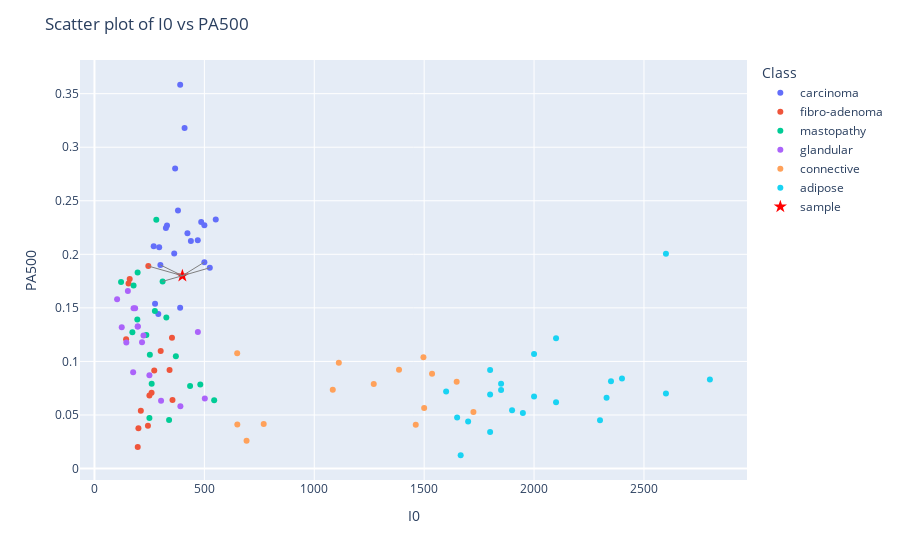

Write notebook code for a chart like this one.
### Code cell
# 4. create scatter plot
fig = px.scatter(df_plot, x='I0', y='PA500', color='Class', color_continuous_scale='viridis')
fig.update_layout(title='Scatter plot of I0 vs PA500', xaxis_title='I0', yaxis_title='PA500')

# 5. highlight the sample point
fig.add_trace(go.Scatter(x=sample['I0'], y=sample['PA500'], mode='markers', marker=dict(symbol='star', size=10, color='red'), name='sample'))

# 6. create line segments to the nearest neighbors
for i, neighbor in df.loc[index_nearest].iterrows():
    fig.add_shape(
        type='line',
        x0=sample['I0'].values[0], y0=sample['PA500'].values[0],
        x1=neighbor['I0'], y1=neighbor['PA500'],
        line=dict(color='grey', width=1, dash='solid')
    )
fig.show()

### Figure 1 — Plotly figure (JSON) as saved in the notebook; plotly's stock layout.template omitted (floating-point values rounded to 4 significant figures)
{"data": [{"hovertemplate": "Class=carcinoma<br>I0=%{x}<br>PA500=%{y}<extra></extra>", "legendgroup": "carcinoma", "marker": {"color": "#636efa", "symbol": "circle"}, "mode": "markers", "name": "carcinoma", "orientation": "v", "showlegend": true, "type": "scatter", "x": [524.8, 330.0, 551.9, 380.0, 362.8, 389.9, 290.5, 275.7, 470.0, 423.0, 410.0, 500.0, 438.8, 366.9, 485.7, 390.0, 269.5, 300.0, 325.0, 294.5, 500.0], "xaxis": "x", "y": [0.1874, 0.2269, 0.2325, 0.2409, 0.2007, 0.1501, 0.1442, 0.1539, 0.2131, 0.2196, 0.3178, 0.2272, 0.2124, 0.2801, 0.2302, 0.3583, 0.2075, 0.1901, 0.2246, 0.2066, 0.1927], "yaxis": "y"}, {"hovertemplate": "Class=fibro-adenoma<br>I0=%{x}<br>PA500=%{y}<extra></extra>", "legendgroup": "fibro-adenoma", "marker": {"color": "#EF553B", "symbol": "circle"}, "mode": "markers", "name": "fibro-adenoma", "orientation": "v", "showlegend": true, "type": "scatter", "x": [211.0, 196.9, 245.0, 352.7, 243.3, 259.9, 250.0, 200.0, 355.0, 272.0, 341.6, 160.3, 301.3, 155.0, 144.0], "xaxis": "x", "y": [0.05393, 0.02007, 0.189, 0.122, 0.03997, 0.07069, 0.06807, 0.0377, 0.06405, 0.09146, 0.09198, 0.177, 0.1098, 0.1728, 0.1206], "yaxis": "y"}, {"hovertemplate": "Class=mastopathy<br>I0=%{x}<br>PA500=%{y}<extra></extra>", "legendgroup": "mastopathy", "marker": {"color": "#00cc96", "symbol": "circle"}, "mode": "markers", "name": "mastopathy", "orientation": "v", "showlegend": true, "type": "scatter", "x": [178.0, 195.0, 435.1, 250.0, 339.5, 236.0, 481.5, 252.0, 172.5, 121.0, 196.4, 370.4, 260.3, 544.7, 310.0, 275.0, 281.3, 327.0], "xaxis": "x", "y": [0.1709, 0.1391, 0.07697, 0.04712, 0.04538, 0.1246, 0.07854, 0.1061, 0.1272, 0.1742, 0.1829, 0.1047, 0.07906, 0.0637, 0.1747, 0.1471, 0.2323, 0.141], "yaxis": "y"}, {"hovertemplate": "Class=glandular<br>I0=%{x}<br>PA500=%{y}<extra></extra>", "legendgroup": "glandular", "marker": {"color": "#ab63fa", "symbol": "circle"}, "mode": "markers", "name": "glandular", "orientation": "v", "showlegend": true, "type": "scatter", "x": [470.5, 223.0, 152.0, 303.0, 250.0, 197.0, 197.0, 216.4, 178.0, 185.0, 391.0, 502.0, 176.0, 145.0, 124.1, 103.0], "xaxis": "x", "y": [0.1274, 0.1241, 0.1658, 0.06336, 0.08709, 0.1326, 0.1326, 0.1178, 0.1496, 0.1497, 0.05812, 0.06528, 0.08988, 0.1176, 0.1319, 0.1581], "yaxis": "y"}, {"hovertemplate": "Class=connective<br>I0=%{x}<br>PA500=%{y}<extra></extra>", "legendgroup": "connective", "marker": {"color": "#FFA15A", "symbol": "circle"}, "mode": "markers", "name": "connective", "orientation": "v", "showlegend": true, "type": "scatter", "x": [1724.0, 1386.0, 1084.0, 649.4, 1500.0, 770.0, 650.0, 692.0, 1462.0, 1497.0, 1112.0, 1271.0, 1648.0, 1536.0], "xaxis": "x", "y": [0.05271, 0.09233, 0.07348, 0.1075, 0.05655, 0.04163, 0.04102, 0.02601, 0.04084, 0.1038, 0.09879, 0.07889, 0.08098, 0.08849], "yaxis": "y"}, {"hovertemplate": "Class=adipose<br>I0=%{x}<br>PA500=%{y}<extra></extra>", "legendgroup": "adipose", "marker": {"color": "#19d3f3", "symbol": "circle"}, "mode": "markers", "name": "adipose", "orientation": "v", "showlegend": true, "type": "scatter", "x": [2100.0, 1800.0, 2100.0, 1666.0, 1700.0, 1949.0, 1850.0, 2350.0, 1800.0, 1900.0, 1800.0, 1850.0, 1650.0, 2800.0, 2330.0, 2400.0, 2000.0, 2000.0, 2600.0, 1600.0, 2300.0, 2600.0], "xaxis": "x", "y": [0.06196, 0.03421, 0.1216, 0.01239, 0.04398, 0.0518, 0.07915, 0.08151, 0.09198, 0.05445, 0.06912, 0.0733, 0.04765, 0.08308, 0.06615, 0.08412, 0.0672, 0.107, 0.2005, 0.07191, 0.04503, 0.06999], "yaxis": "y"}, {"marker": {"color": "red", "size": 10, "symbol": "star"}, "mode": "markers", "name": "sample", "type": "scatter", "x": [400], "y": [0.18]}], "layout": {"legend": {"title": {"text": "Class"}, "tracegroupgap": 0}, "margin": {"t": 60}, "shapes": [{"line": {"color": "grey", "dash": "solid", "width": 1}, "type": "line", "x0": 400, "x1": 310, "y0": 0.18, "y1": 0.1747}, {"line": {"color": "grey", "dash": "solid", "width": 1}, "type": "line", "x0": 400, "x1": 300, "y0": 0.18, "y1": 0.1901}, {"line": {"color": "grey", "dash": "solid", "width": 1}, "type": "line", "x0": 400, "x1": 524.8, "y0": 0.18, "y1": 0.1874}, {"line": {"color": "grey", "dash": "solid", "width": 1}, "type": "line", "x0": 400, "x1": 500, "y0": 0.18, "y1": 0.1927}, {"line": {"color": "grey", "dash": "solid", "width": 1}, "type": "line", "x0": 400, "x1": 245, "y0": 0.18, "y1": 0.189}], "title": {"text": "Scatter plot of I0 vs PA500"}, "xaxis": {"anchor": "y", "domain": [0, 1], "title": {"text": "I0"}}, "yaxis": {"anchor": "x", "domain": [0, 1], "title": {"text": "PA500"}}}}
